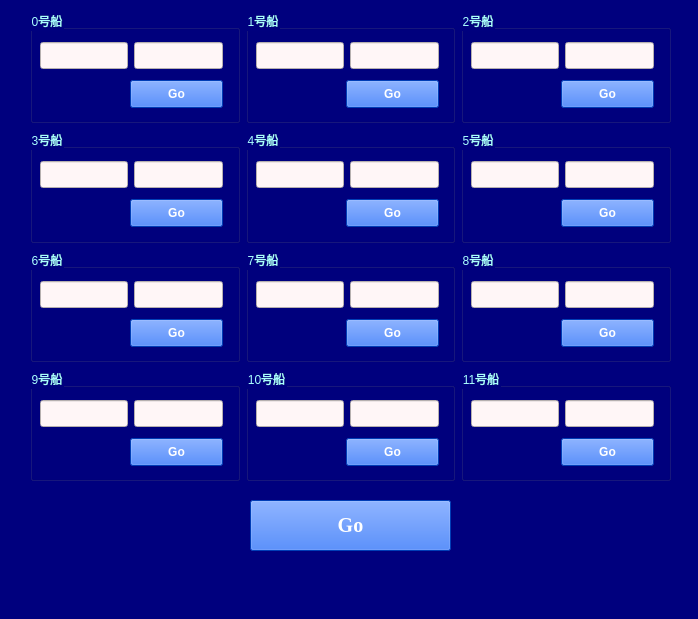
<?xml version="1.0" encoding="UTF-8"?>
<ui version="4.0">
 <class>MainWindow</class>
 <widget class="QMainWindow" name="MainWindow">
  <property name="geometry">
   <rect>
    <x>0</x>
    <y>0</y>
    <width>698</width>
    <height>619</height>
   </rect>
  </property>
  <property name="windowTitle">
   <string>目标到达</string>
  </property>
  <property name="styleSheet">
   <string notr="true">background-color: rgb(0, 0, 126);</string>
  </property>
  <property name="unifiedTitleAndToolBarOnMac">
   <bool>true</bool>
  </property>
  <widget class="QWidget" name="centralwidget">
   <widget class="QPushButton" name="goto_all">
    <property name="geometry">
     <rect>
      <x>250</x>
      <y>500</y>
      <width>201</width>
      <height>51</height>
     </rect>
    </property>
    <property name="font">
     <font>
      <family>Times New Roman</family>
      <pointsize>15</pointsize>
      <weight>75</weight>
      <bold>true</bold>
     </font>
    </property>
    <property name="styleSheet">
     <string notr="true">background-color: rgb(0, 85, 255);
color: rgb(255, 255, 255);</string>
    </property>
    <property name="text">
     <string>Go</string>
    </property>
   </widget>
   <widget class="QWidget" name="layoutWidget">
    <property name="geometry">
     <rect>
      <x>30</x>
      <y>10</y>
      <width>641</width>
      <height>471</height>
     </rect>
    </property>
    <layout class="QVBoxLayout" name="verticalLayout">
     <item>
      <layout class="QHBoxLayout" name="horizontalLayout">
       <item>
        <widget class="QGroupBox" name="groupBox">
         <property name="styleSheet">
          <string notr="true">color: rgb(170, 255, 255);</string>
         </property>
         <property name="title">
          <string>0号船</string>
         </property>
         <widget class="QPushButton" name="goto_0">
          <property name="geometry">
           <rect>
            <x>100</x>
            <y>70</y>
            <width>93</width>
            <height>28</height>
           </rect>
          </property>
          <property name="font">
           <font>
            <weight>75</weight>
            <bold>true</bold>
           </font>
          </property>
          <property name="styleSheet">
           <string notr="true">color: rgb(255, 255, 255);
background-color: rgb(0, 85, 255);</string>
          </property>
          <property name="text">
           <string>Go</string>
          </property>
         </widget>
         <widget class="QWidget" name="layoutWidget_3">
          <property name="geometry">
           <rect>
            <x>10</x>
            <y>30</y>
            <width>183</width>
            <height>31</height>
           </rect>
          </property>
          <layout class="QHBoxLayout" name="horizontalLayout_9">
           <item>
            <widget class="QLineEdit" name="goto_east_0">
             <property name="font">
              <font>
               <family>Times New Roman</family>
               <pointsize>12</pointsize>
               <weight>75</weight>
               <bold>true</bold>
              </font>
             </property>
             <property name="styleSheet">
              <string notr="true">background-color: rgb(255, 246, 247);
color: rgb(0, 0, 0);</string>
             </property>
            </widget>
           </item>
           <item>
            <widget class="QLineEdit" name="goto_north_0">
             <property name="font">
              <font>
               <family>Times New Roman</family>
               <pointsize>12</pointsize>
               <weight>75</weight>
               <bold>true</bold>
              </font>
             </property>
             <property name="styleSheet">
              <string notr="true">background-color: rgb(255, 246, 247);
color: rgb(0, 0, 0);</string>
             </property>
            </widget>
           </item>
          </layout>
         </widget>
        </widget>
       </item>
       <item>
        <widget class="QGroupBox" name="groupBox_3">
         <property name="styleSheet">
          <string notr="true">color: rgb(170, 255, 255);</string>
         </property>
         <property name="title">
          <string>1号船</string>
         </property>
         <widget class="QPushButton" name="goto_1">
          <property name="geometry">
           <rect>
            <x>100</x>
            <y>70</y>
            <width>93</width>
            <height>28</height>
           </rect>
          </property>
          <property name="font">
           <font>
            <weight>75</weight>
            <bold>true</bold>
           </font>
          </property>
          <property name="styleSheet">
           <string notr="true">color: rgb(255, 255, 255);
background-color: rgb(0, 85, 255);</string>
          </property>
          <property name="text">
           <string>Go</string>
          </property>
         </widget>
         <widget class="QWidget" name="layoutWidget_4">
          <property name="geometry">
           <rect>
            <x>10</x>
            <y>30</y>
            <width>183</width>
            <height>31</height>
           </rect>
          </property>
          <layout class="QHBoxLayout" name="horizontalLayout_10">
           <item>
            <widget class="QLineEdit" name="goto_east_1">
             <property name="font">
              <font>
               <family>Times New Roman</family>
               <pointsize>12</pointsize>
               <weight>75</weight>
               <bold>true</bold>
              </font>
             </property>
             <property name="styleSheet">
              <string notr="true">background-color: rgb(255, 246, 247);
color: rgb(0, 0, 0);</string>
             </property>
            </widget>
           </item>
           <item>
            <widget class="QLineEdit" name="goto_north_1">
             <property name="font">
              <font>
               <family>Times New Roman</family>
               <pointsize>12</pointsize>
               <weight>75</weight>
               <bold>true</bold>
              </font>
             </property>
             <property name="styleSheet">
              <string notr="true">background-color: rgb(255, 246, 247);
color: rgb(0, 0, 0);</string>
             </property>
            </widget>
           </item>
          </layout>
         </widget>
        </widget>
       </item>
       <item>
        <widget class="QGroupBox" name="groupBox_2">
         <property name="styleSheet">
          <string notr="true">color: rgb(170, 255, 255);</string>
         </property>
         <property name="title">
          <string>2号船</string>
         </property>
         <widget class="QPushButton" name="goto_2">
          <property name="geometry">
           <rect>
            <x>100</x>
            <y>70</y>
            <width>93</width>
            <height>28</height>
           </rect>
          </property>
          <property name="font">
           <font>
            <weight>75</weight>
            <bold>true</bold>
           </font>
          </property>
          <property name="styleSheet">
           <string notr="true">color: rgb(255, 255, 255);
background-color: rgb(0, 85, 255);</string>
          </property>
          <property name="text">
           <string>Go</string>
          </property>
         </widget>
         <widget class="QWidget" name="layoutWidget_5">
          <property name="geometry">
           <rect>
            <x>10</x>
            <y>30</y>
            <width>183</width>
            <height>31</height>
           </rect>
          </property>
          <layout class="QHBoxLayout" name="horizontalLayout_11">
           <item>
            <widget class="QLineEdit" name="goto_east_2">
             <property name="font">
              <font>
               <family>Times New Roman</family>
               <pointsize>12</pointsize>
               <weight>75</weight>
               <bold>true</bold>
              </font>
             </property>
             <property name="styleSheet">
              <string notr="true">background-color: rgb(255, 246, 247);
color: rgb(0, 0, 0);</string>
             </property>
            </widget>
           </item>
           <item>
            <widget class="QLineEdit" name="goto_north_2">
             <property name="font">
              <font>
               <family>Times New Roman</family>
               <pointsize>12</pointsize>
               <weight>75</weight>
               <bold>true</bold>
              </font>
             </property>
             <property name="styleSheet">
              <string notr="true">background-color: rgb(255, 246, 247);
color: rgb(0, 0, 0);</string>
             </property>
            </widget>
           </item>
          </layout>
         </widget>
        </widget>
       </item>
      </layout>
     </item>
     <item>
      <layout class="QHBoxLayout" name="horizontalLayout_2">
       <item>
        <widget class="QGroupBox" name="groupBox_6">
         <property name="styleSheet">
          <string notr="true">color: rgb(170, 255, 255);</string>
         </property>
         <property name="title">
          <string>3号船</string>
         </property>
         <widget class="QPushButton" name="goto_3">
          <property name="geometry">
           <rect>
            <x>100</x>
            <y>70</y>
            <width>93</width>
            <height>28</height>
           </rect>
          </property>
          <property name="font">
           <font>
            <weight>75</weight>
            <bold>true</bold>
           </font>
          </property>
          <property name="styleSheet">
           <string notr="true">color: rgb(255, 255, 255);
background-color: rgb(0, 85, 255);</string>
          </property>
          <property name="text">
           <string>Go</string>
          </property>
         </widget>
         <widget class="QWidget" name="layoutWidget_6">
          <property name="geometry">
           <rect>
            <x>10</x>
            <y>30</y>
            <width>183</width>
            <height>31</height>
           </rect>
          </property>
          <layout class="QHBoxLayout" name="horizontalLayout_12">
           <item>
            <widget class="QLineEdit" name="goto_east_3">
             <property name="font">
              <font>
               <family>Times New Roman</family>
               <pointsize>12</pointsize>
               <weight>75</weight>
               <bold>true</bold>
              </font>
             </property>
             <property name="styleSheet">
              <string notr="true">background-color: rgb(255, 246, 247);
color: rgb(0, 0, 0);</string>
             </property>
            </widget>
           </item>
           <item>
            <widget class="QLineEdit" name="goto_north_3">
             <property name="font">
              <font>
               <family>Times New Roman</family>
               <pointsize>12</pointsize>
               <weight>75</weight>
               <bold>true</bold>
              </font>
             </property>
             <property name="styleSheet">
              <string notr="true">background-color: rgb(255, 246, 247);
color: rgb(0, 0, 0);</string>
             </property>
            </widget>
           </item>
          </layout>
         </widget>
        </widget>
       </item>
       <item>
        <widget class="QGroupBox" name="groupBox_5">
         <property name="styleSheet">
          <string notr="true">color: rgb(170, 255, 255);</string>
         </property>
         <property name="title">
          <string>4号船</string>
         </property>
         <widget class="QPushButton" name="goto_4">
          <property name="geometry">
           <rect>
            <x>100</x>
            <y>70</y>
            <width>93</width>
            <height>28</height>
           </rect>
          </property>
          <property name="font">
           <font>
            <weight>75</weight>
            <bold>true</bold>
           </font>
          </property>
          <property name="styleSheet">
           <string notr="true">color: rgb(255, 255, 255);
background-color: rgb(0, 85, 255);</string>
          </property>
          <property name="text">
           <string>Go</string>
          </property>
         </widget>
         <widget class="QWidget" name="layoutWidget_7">
          <property name="geometry">
           <rect>
            <x>10</x>
            <y>30</y>
            <width>183</width>
            <height>31</height>
           </rect>
          </property>
          <layout class="QHBoxLayout" name="horizontalLayout_13">
           <item>
            <widget class="QLineEdit" name="goto_east_4">
             <property name="font">
              <font>
               <family>Times New Roman</family>
               <pointsize>12</pointsize>
               <weight>75</weight>
               <bold>true</bold>
              </font>
             </property>
             <property name="styleSheet">
              <string notr="true">background-color: rgb(255, 246, 247);
color: rgb(0, 0, 0);</string>
             </property>
            </widget>
           </item>
           <item>
            <widget class="QLineEdit" name="goto_north_4">
             <property name="font">
              <font>
               <family>Times New Roman</family>
               <pointsize>12</pointsize>
               <weight>75</weight>
               <bold>true</bold>
              </font>
             </property>
             <property name="styleSheet">
              <string notr="true">background-color: rgb(255, 246, 247);
color: rgb(0, 0, 0);</string>
             </property>
            </widget>
           </item>
          </layout>
         </widget>
        </widget>
       </item>
       <item>
        <widget class="QGroupBox" name="groupBox_4">
         <property name="styleSheet">
          <string notr="true">color: rgb(170, 255, 255);</string>
         </property>
         <property name="title">
          <string>5号船</string>
         </property>
         <widget class="QPushButton" name="goto_5">
          <property name="geometry">
           <rect>
            <x>100</x>
            <y>70</y>
            <width>93</width>
            <height>28</height>
           </rect>
          </property>
          <property name="font">
           <font>
            <weight>75</weight>
            <bold>true</bold>
           </font>
          </property>
          <property name="styleSheet">
           <string notr="true">color: rgb(255, 255, 255);
background-color: rgb(0, 85, 255);</string>
          </property>
          <property name="text">
           <string>Go</string>
          </property>
         </widget>
         <widget class="QWidget" name="layoutWidget_8">
          <property name="geometry">
           <rect>
            <x>10</x>
            <y>30</y>
            <width>183</width>
            <height>31</height>
           </rect>
          </property>
          <layout class="QHBoxLayout" name="horizontalLayout_14">
           <item>
            <widget class="QLineEdit" name="goto_east_5">
             <property name="font">
              <font>
               <family>Times New Roman</family>
               <pointsize>12</pointsize>
               <weight>75</weight>
               <bold>true</bold>
              </font>
             </property>
             <property name="styleSheet">
              <string notr="true">background-color: rgb(255, 246, 247);
color: rgb(0, 0, 0);</string>
             </property>
            </widget>
           </item>
           <item>
            <widget class="QLineEdit" name="goto_north_5">
             <property name="font">
              <font>
               <family>Times New Roman</family>
               <pointsize>12</pointsize>
               <weight>75</weight>
               <bold>true</bold>
              </font>
             </property>
             <property name="styleSheet">
              <string notr="true">background-color: rgb(255, 246, 247);
color: rgb(0, 0, 0);</string>
             </property>
            </widget>
           </item>
          </layout>
         </widget>
        </widget>
       </item>
      </layout>
     </item>
     <item>
      <layout class="QHBoxLayout" name="horizontalLayout_3">
       <item>
        <widget class="QGroupBox" name="groupBox_7">
         <property name="styleSheet">
          <string notr="true">color: rgb(170, 255, 255);</string>
         </property>
         <property name="title">
          <string>6号船</string>
         </property>
         <widget class="QPushButton" name="goto_6">
          <property name="geometry">
           <rect>
            <x>100</x>
            <y>70</y>
            <width>93</width>
            <height>28</height>
           </rect>
          </property>
          <property name="font">
           <font>
            <weight>75</weight>
            <bold>true</bold>
           </font>
          </property>
          <property name="styleSheet">
           <string notr="true">color: rgb(255, 255, 255);
background-color: rgb(0, 85, 255);</string>
          </property>
          <property name="text">
           <string>Go</string>
          </property>
         </widget>
         <widget class="QWidget" name="layoutWidget_9">
          <property name="geometry">
           <rect>
            <x>10</x>
            <y>30</y>
            <width>183</width>
            <height>31</height>
           </rect>
          </property>
          <layout class="QHBoxLayout" name="horizontalLayout_15">
           <item>
            <widget class="QLineEdit" name="goto_east_6">
             <property name="font">
              <font>
               <family>Times New Roman</family>
               <pointsize>12</pointsize>
               <weight>75</weight>
               <bold>true</bold>
              </font>
             </property>
             <property name="styleSheet">
              <string notr="true">background-color: rgb(255, 246, 247);
color: rgb(0, 0, 0);</string>
             </property>
            </widget>
           </item>
           <item>
            <widget class="QLineEdit" name="goto_north_6">
             <property name="font">
              <font>
               <family>Times New Roman</family>
               <pointsize>12</pointsize>
               <weight>75</weight>
               <bold>true</bold>
              </font>
             </property>
             <property name="styleSheet">
              <string notr="true">background-color: rgb(255, 246, 247);
color: rgb(0, 0, 0);</string>
             </property>
            </widget>
           </item>
          </layout>
         </widget>
        </widget>
       </item>
       <item>
        <widget class="QGroupBox" name="groupBox_8">
         <property name="styleSheet">
          <string notr="true">color: rgb(170, 255, 255);</string>
         </property>
         <property name="title">
          <string>7号船</string>
         </property>
         <widget class="QPushButton" name="goto_7">
          <property name="geometry">
           <rect>
            <x>100</x>
            <y>70</y>
            <width>93</width>
            <height>28</height>
           </rect>
          </property>
          <property name="font">
           <font>
            <weight>75</weight>
            <bold>true</bold>
           </font>
          </property>
          <property name="styleSheet">
           <string notr="true">color: rgb(255, 255, 255);
background-color: rgb(0, 85, 255);</string>
          </property>
          <property name="text">
           <string>Go</string>
          </property>
         </widget>
         <widget class="QWidget" name="layoutWidget_10">
          <property name="geometry">
           <rect>
            <x>10</x>
            <y>30</y>
            <width>183</width>
            <height>31</height>
           </rect>
          </property>
          <layout class="QHBoxLayout" name="horizontalLayout_16">
           <item>
            <widget class="QLineEdit" name="goto_east_7">
             <property name="font">
              <font>
               <family>Times New Roman</family>
               <pointsize>12</pointsize>
               <weight>75</weight>
               <bold>true</bold>
              </font>
             </property>
             <property name="styleSheet">
              <string notr="true">background-color: rgb(255, 246, 247);
color: rgb(0, 0, 0);</string>
             </property>
            </widget>
           </item>
           <item>
            <widget class="QLineEdit" name="goto_north_7">
             <property name="font">
              <font>
               <family>Times New Roman</family>
               <pointsize>12</pointsize>
               <weight>75</weight>
               <bold>true</bold>
              </font>
             </property>
             <property name="styleSheet">
              <string notr="true">background-color: rgb(255, 246, 247);
color: rgb(0, 0, 0);</string>
             </property>
            </widget>
           </item>
          </layout>
         </widget>
        </widget>
       </item>
       <item>
        <widget class="QGroupBox" name="groupBox_9">
         <property name="styleSheet">
          <string notr="true">color: rgb(170, 255, 255);</string>
         </property>
         <property name="title">
          <string>8号船</string>
         </property>
         <widget class="QPushButton" name="goto_8">
          <property name="geometry">
           <rect>
            <x>100</x>
            <y>70</y>
            <width>93</width>
            <height>28</height>
           </rect>
          </property>
          <property name="font">
           <font>
            <weight>75</weight>
            <bold>true</bold>
           </font>
          </property>
          <property name="styleSheet">
           <string notr="true">color: rgb(255, 255, 255);
background-color: rgb(0, 85, 255);</string>
          </property>
          <property name="text">
           <string>Go</string>
          </property>
         </widget>
         <widget class="QWidget" name="layoutWidget_11">
          <property name="geometry">
           <rect>
            <x>10</x>
            <y>30</y>
            <width>183</width>
            <height>31</height>
           </rect>
          </property>
          <layout class="QHBoxLayout" name="horizontalLayout_17">
           <item>
            <widget class="QLineEdit" name="goto_east_8">
             <property name="font">
              <font>
               <family>Times New Roman</family>
               <pointsize>12</pointsize>
               <weight>75</weight>
               <bold>true</bold>
              </font>
             </property>
             <property name="styleSheet">
              <string notr="true">background-color: rgb(255, 246, 247);
color: rgb(0, 0, 0);</string>
             </property>
            </widget>
           </item>
           <item>
            <widget class="QLineEdit" name="goto_north_8">
             <property name="font">
              <font>
               <family>Times New Roman</family>
               <pointsize>12</pointsize>
               <weight>75</weight>
               <bold>true</bold>
              </font>
             </property>
             <property name="styleSheet">
              <string notr="true">background-color: rgb(255, 246, 247);
color: rgb(0, 0, 0);</string>
             </property>
            </widget>
           </item>
          </layout>
         </widget>
        </widget>
       </item>
      </layout>
     </item>
     <item>
      <layout class="QHBoxLayout" name="horizontalLayout_4">
       <item>
        <widget class="QGroupBox" name="groupBox_10">
         <property name="styleSheet">
          <string notr="true">color: rgb(170, 255, 255);</string>
         </property>
         <property name="title">
          <string>9号船</string>
         </property>
         <widget class="QPushButton" name="goto_9">
          <property name="geometry">
           <rect>
            <x>100</x>
            <y>70</y>
            <width>93</width>
            <height>28</height>
           </rect>
          </property>
          <property name="font">
           <font>
            <weight>75</weight>
            <bold>true</bold>
           </font>
          </property>
          <property name="styleSheet">
           <string notr="true">color: rgb(255, 255, 255);
background-color: rgb(0, 85, 255);</string>
          </property>
          <property name="text">
           <string>Go</string>
          </property>
         </widget>
         <widget class="QWidget" name="layoutWidget_12">
          <property name="geometry">
           <rect>
            <x>10</x>
            <y>30</y>
            <width>183</width>
            <height>31</height>
           </rect>
          </property>
          <layout class="QHBoxLayout" name="horizontalLayout_18">
           <item>
            <widget class="QLineEdit" name="goto_east_9">
             <property name="font">
              <font>
               <family>Times New Roman</family>
               <pointsize>12</pointsize>
               <weight>75</weight>
               <bold>true</bold>
              </font>
             </property>
             <property name="styleSheet">
              <string notr="true">background-color: rgb(255, 246, 247);
color: rgb(0, 0, 0);</string>
             </property>
            </widget>
           </item>
           <item>
            <widget class="QLineEdit" name="goto_north_9">
             <property name="font">
              <font>
               <family>Times New Roman</family>
               <pointsize>12</pointsize>
               <weight>75</weight>
               <bold>true</bold>
              </font>
             </property>
             <property name="styleSheet">
              <string notr="true">background-color: rgb(255, 246, 247);
color: rgb(0, 0, 0);</string>
             </property>
            </widget>
           </item>
          </layout>
         </widget>
        </widget>
       </item>
       <item>
        <widget class="QGroupBox" name="groupBox_11">
         <property name="styleSheet">
          <string notr="true">color: rgb(170, 255, 255);</string>
         </property>
         <property name="title">
          <string>10号船</string>
         </property>
         <widget class="QPushButton" name="goto_10">
          <property name="geometry">
           <rect>
            <x>100</x>
            <y>70</y>
            <width>93</width>
            <height>28</height>
           </rect>
          </property>
          <property name="font">
           <font>
            <weight>75</weight>
            <bold>true</bold>
           </font>
          </property>
          <property name="styleSheet">
           <string notr="true">color: rgb(255, 255, 255);
background-color: rgb(0, 85, 255);</string>
          </property>
          <property name="text">
           <string>Go</string>
          </property>
         </widget>
         <widget class="QWidget" name="layoutWidget_13">
          <property name="geometry">
           <rect>
            <x>10</x>
            <y>30</y>
            <width>183</width>
            <height>31</height>
           </rect>
          </property>
          <layout class="QHBoxLayout" name="horizontalLayout_19">
           <item>
            <widget class="QLineEdit" name="goto_east_10">
             <property name="font">
              <font>
               <family>Times New Roman</family>
               <pointsize>12</pointsize>
               <weight>75</weight>
               <bold>true</bold>
              </font>
             </property>
             <property name="styleSheet">
              <string notr="true">background-color: rgb(255, 246, 247);
color: rgb(0, 0, 0);</string>
             </property>
            </widget>
           </item>
           <item>
            <widget class="QLineEdit" name="goto_north_10">
             <property name="font">
              <font>
               <family>Times New Roman</family>
               <pointsize>12</pointsize>
               <weight>75</weight>
               <bold>true</bold>
              </font>
             </property>
             <property name="styleSheet">
              <string notr="true">background-color: rgb(255, 246, 247);
color: rgb(0, 0, 0);</string>
             </property>
            </widget>
           </item>
          </layout>
         </widget>
        </widget>
       </item>
       <item>
        <widget class="QGroupBox" name="groupBox_12">
         <property name="styleSheet">
          <string notr="true">color: rgb(170, 255, 255);</string>
         </property>
         <property name="title">
          <string>11号船</string>
         </property>
         <widget class="QPushButton" name="goto_11">
          <property name="geometry">
           <rect>
            <x>100</x>
            <y>70</y>
            <width>93</width>
            <height>28</height>
           </rect>
          </property>
          <property name="font">
           <font>
            <weight>75</weight>
            <bold>true</bold>
           </font>
          </property>
          <property name="styleSheet">
           <string notr="true">color: rgb(255, 255, 255);
background-color: rgb(0, 85, 255);</string>
          </property>
          <property name="text">
           <string>Go</string>
          </property>
         </widget>
         <widget class="QWidget" name="layoutWidget_14">
          <property name="geometry">
           <rect>
            <x>10</x>
            <y>30</y>
            <width>183</width>
            <height>31</height>
           </rect>
          </property>
          <layout class="QHBoxLayout" name="horizontalLayout_20">
           <item>
            <widget class="QLineEdit" name="goto_east_11">
             <property name="font">
              <font>
               <family>Times New Roman</family>
               <pointsize>12</pointsize>
               <weight>75</weight>
               <bold>true</bold>
              </font>
             </property>
             <property name="styleSheet">
              <string notr="true">background-color: rgb(255, 246, 247);
color: rgb(0, 0, 0);</string>
             </property>
            </widget>
           </item>
           <item>
            <widget class="QLineEdit" name="goto_north_11">
             <property name="font">
              <font>
               <family>Times New Roman</family>
               <pointsize>12</pointsize>
               <weight>75</weight>
               <bold>true</bold>
              </font>
             </property>
             <property name="styleSheet">
              <string notr="true">background-color: rgb(255, 246, 247);
color: rgb(0, 0, 0);</string>
             </property>
            </widget>
           </item>
          </layout>
         </widget>
        </widget>
       </item>
      </layout>
     </item>
    </layout>
   </widget>
  </widget>
  <widget class="QMenuBar" name="menubar">
   <property name="geometry">
    <rect>
     <x>0</x>
     <y>0</y>
     <width>698</width>
     <height>26</height>
    </rect>
   </property>
  </widget>
  <widget class="QStatusBar" name="statusbar"/>
 </widget>
 <resources/>
 <connections/>
</ui>
